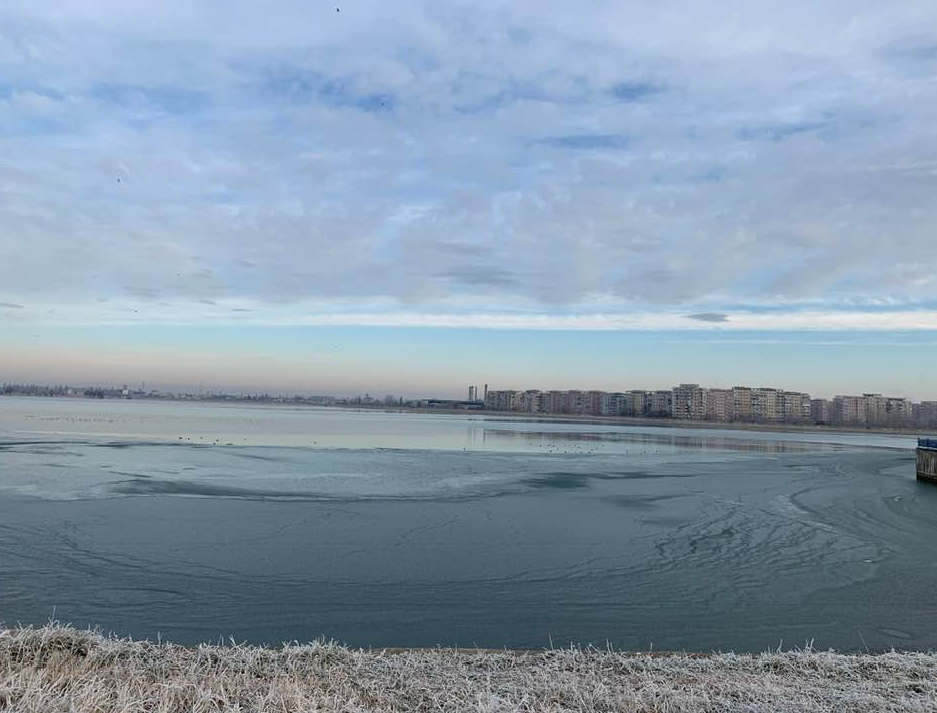
#> input picture tests/lake.jpg, 937 x 713 px
$ python gui_python_test.py
#> lines starting #> are read from the running program, lines starting #| are printed output that depends on the picture
# Python GUI OpenCV 4 test
import cv2

print("OpenCV version:")
print(cv2.__version__)

img = cv2.imread("lake.jpg")
#> img is the input picture: shape (713, 937, 3); mean B, G, R 171.4, 153.5, 135.3
gray = cv2.cvtColor(img, cv2.COLOR_BGR2GRAY)
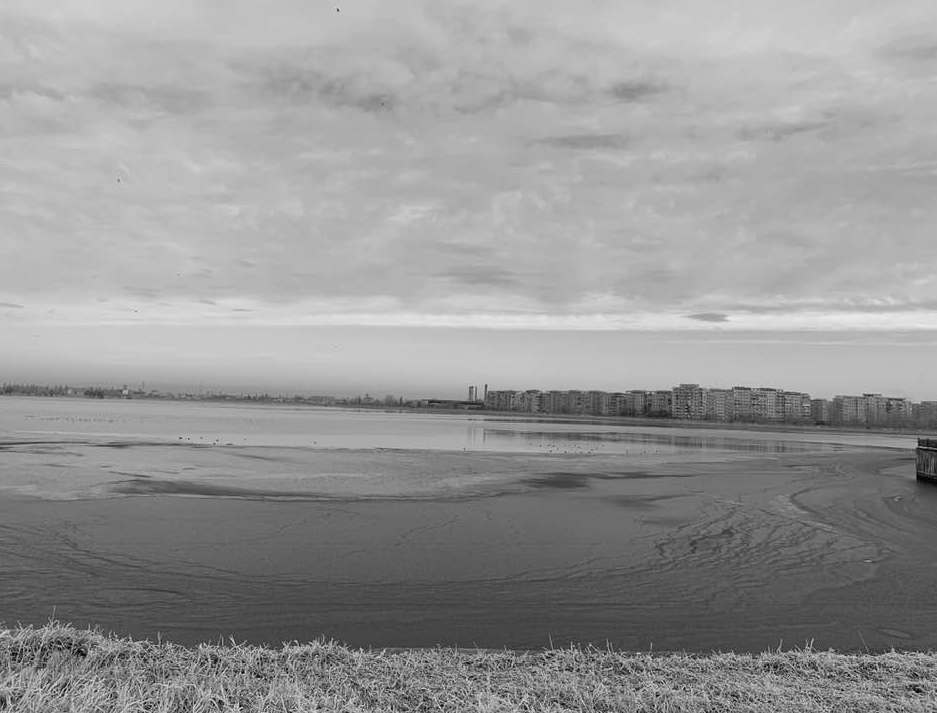
#> gray: shape (713, 937); min 0, max 235, mean 150.1

cv2.imshow("Lake", img)
cv2.imshow("Lake - gray", gray)

cv2.waitKey(0)
cv2.destroyAllWindows()
